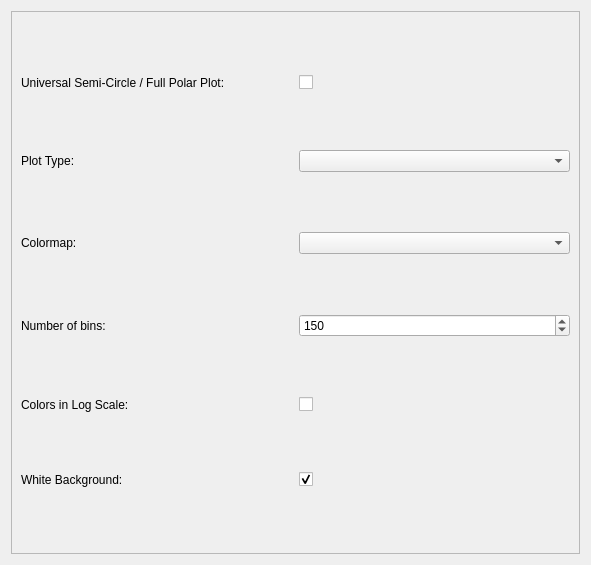
<?xml version="1.0" encoding="UTF-8"?>
<ui version="4.0">
 <class>Form</class>
 <widget class="QWidget" name="Form">
  <property name="geometry">
   <rect>
    <x>0</x>
    <y>0</y>
    <width>591</width>
    <height>565</height>
   </rect>
  </property>
  <property name="windowTitle">
   <string>Form</string>
  </property>
  <layout class="QGridLayout" name="gridLayout">
   <item row="0" column="0">
    <widget class="QScrollArea" name="scrollArea">
     <property name="minimumSize">
      <size>
       <width>410</width>
       <height>200</height>
      </size>
     </property>
     <property name="widgetResizable">
      <bool>true</bool>
     </property>
     <widget class="QWidget" name="scrollAreaWidgetContents">
      <property name="geometry">
       <rect>
        <x>0</x>
        <y>0</y>
        <width>565</width>
        <height>539</height>
       </rect>
      </property>
      <layout class="QGridLayout" name="gridLayout_2">
       <item row="1" column="1">
        <widget class="QComboBox" name="plot_type_combobox"/>
       </item>
       <item row="3" column="1">
        <widget class="QSpinBox" name="number_of_bins_spinbox">
         <property name="minimum">
          <number>1</number>
         </property>
         <property name="maximum">
          <number>10000</number>
         </property>
         <property name="value">
          <number>150</number>
         </property>
        </widget>
       </item>
       <item row="3" column="0">
        <widget class="QLabel" name="label_4">
         <property name="text">
          <string>Number of bins:</string>
         </property>
        </widget>
       </item>
       <item row="2" column="1">
        <widget class="QComboBox" name="colormap_combobox"/>
       </item>
       <item row="0" column="1">
        <widget class="QCheckBox" name="semi_circle_checkbox">
         <property name="text">
          <string/>
         </property>
        </widget>
       </item>
       <item row="4" column="0">
        <widget class="QLabel" name="label_7">
         <property name="text">
          <string>Colors in Log Scale:</string>
         </property>
        </widget>
       </item>
       <item row="2" column="0">
        <widget class="QLabel" name="label_3">
         <property name="text">
          <string>Colormap:</string>
         </property>
        </widget>
       </item>
       <item row="1" column="0">
        <widget class="QLabel" name="label_2">
         <property name="text">
          <string>Plot Type:</string>
         </property>
        </widget>
       </item>
       <item row="0" column="0">
        <widget class="QLabel" name="label_5">
         <property name="text">
          <string>Universal Semi-Circle / Full Polar Plot:</string>
         </property>
        </widget>
       </item>
       <item row="5" column="0">
        <widget class="QLabel" name="label_6">
         <property name="text">
          <string>White Background:</string>
         </property>
        </widget>
       </item>
       <item row="5" column="1">
        <widget class="QCheckBox" name="white_background_checkbox">
         <property name="text">
          <string/>
         </property>
         <property name="checked">
          <bool>true</bool>
         </property>
        </widget>
       </item>
       <item row="4" column="1">
        <widget class="QCheckBox" name="log_scale_checkbox">
         <property name="text">
          <string/>
         </property>
        </widget>
       </item>
      </layout>
     </widget>
    </widget>
   </item>
  </layout>
 </widget>
 <resources/>
 <connections/>
</ui>
